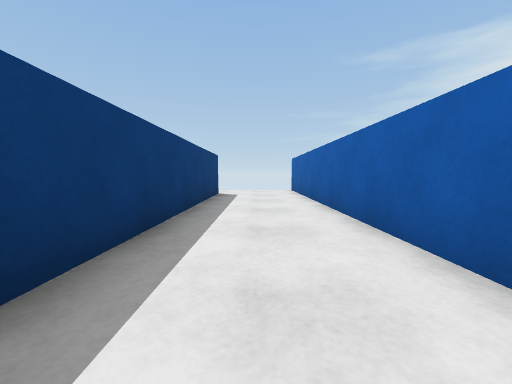
View 1 (above)

16 first-person views from a walk through a robot-simulator world made for Webots. The camera is 0.36 m above the floor, tilts 4° down and sees 90° across. The floor is counted in squares, 0.5 m on a side. Each view is taken from the middle of a square. On the plan, view 1 faces up. The plan holds only what a view shows up to about 9 squares ahead; the rest is blank. The place goes on beyond the plan. Robots are left out. Webots' stock objects and surfaces are drawn as simple stand-ins.

View 2
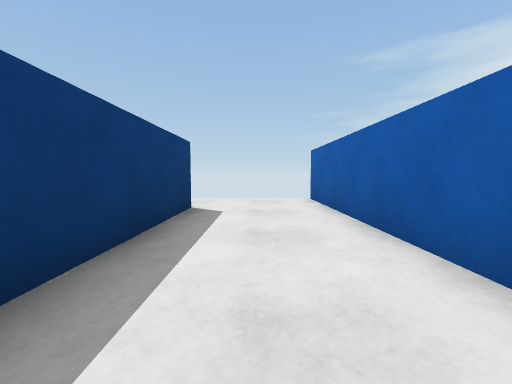

View 3
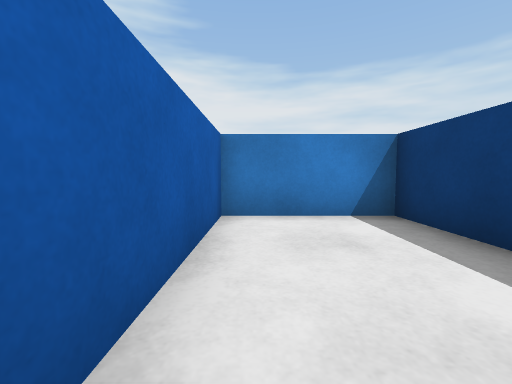

View 4
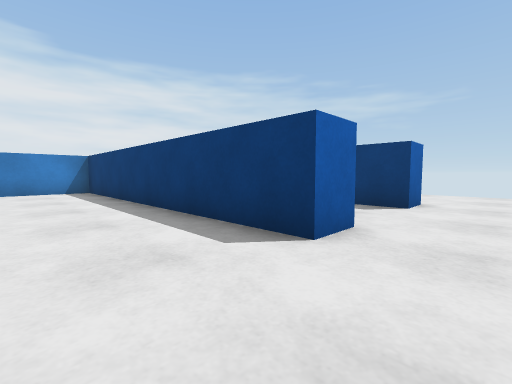

View 5
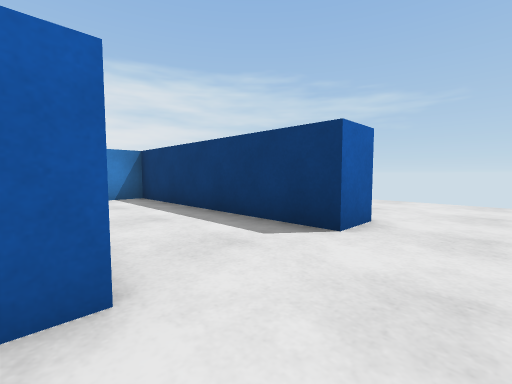

View 6
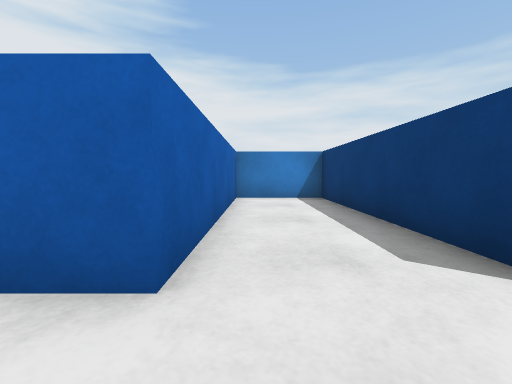

View 7
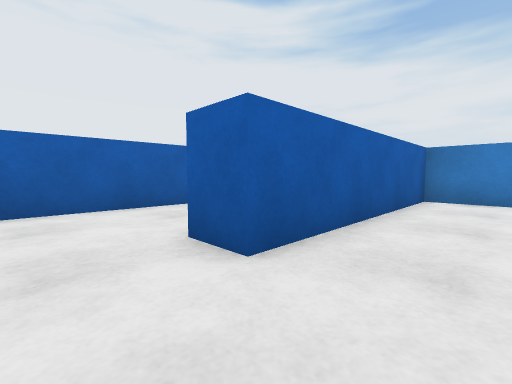

View 8
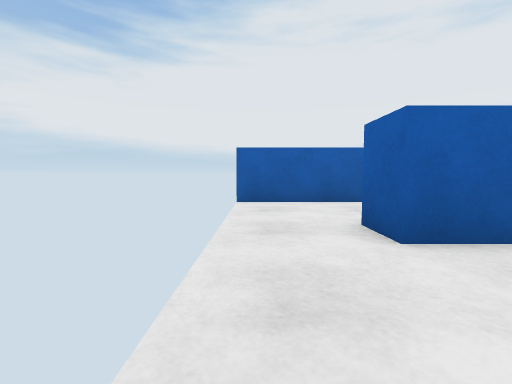

View 9
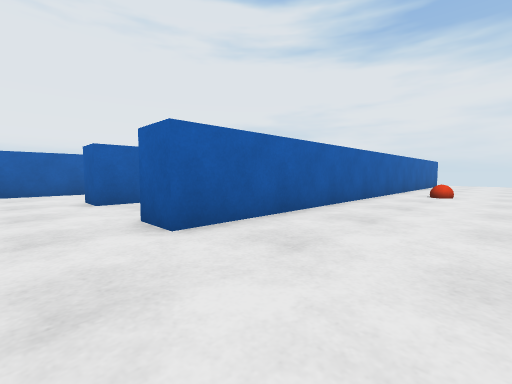

View 10
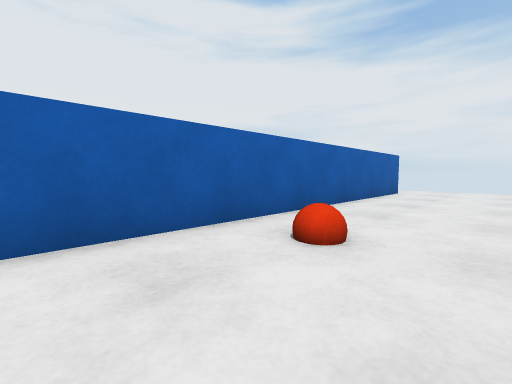

View 11
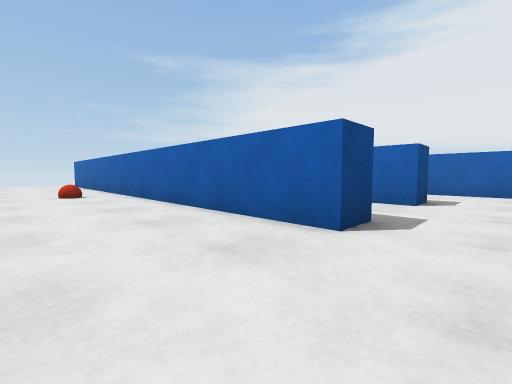

View 12
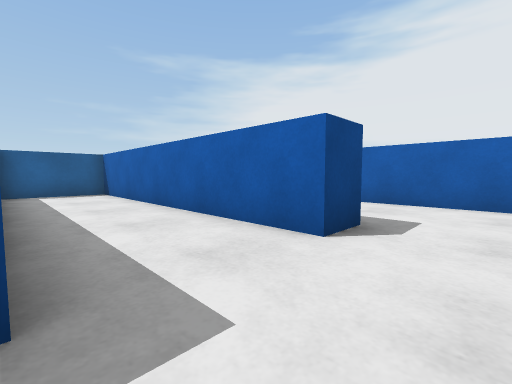

View 13
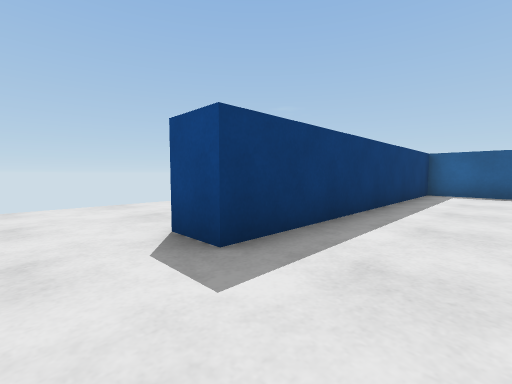

View 14
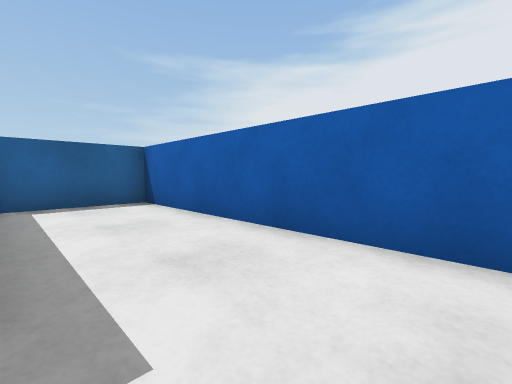

View 15
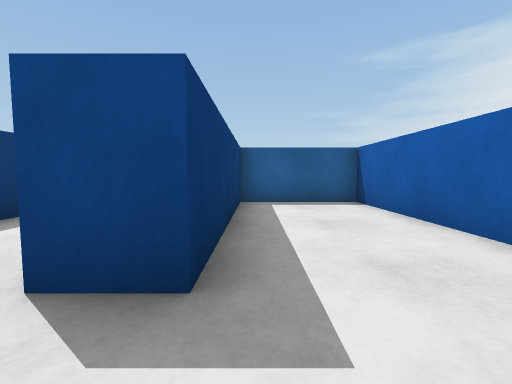

View 16
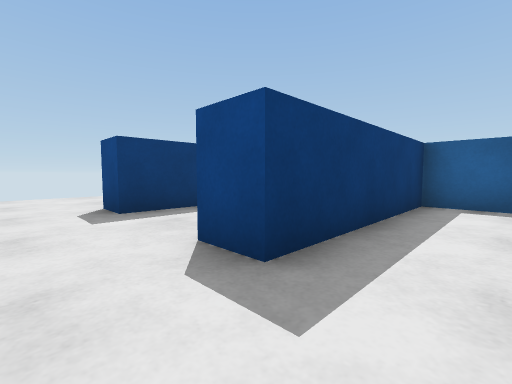

### Floor plan
Ten units are one square. View 1 is at (0, 0); x grows to the right and y downward. Boxes are objects, and circles mark ways between rooms. Rooms are numbered by the first view taken in them; rooms with no view inside come last. Other rooms are left out.
<svg viewBox="-90 -120 111 206">
<path fill="none" stroke="#000" d="M-24 -95 -14 -95 -14 4 16 4 16 -115M-50 -95 -50 -32 -24 -32 -24 -95M-60 65 -60 -95 -50 -95M-14 65 -24 65 -24 -22 -50 -22 -50 65 -60 65M16 81 16 14 -14 14 -14 65"/>
<rect x="-85" y="-25" width="20" height="20" fill="#bbb"><title>red ball</title></rect>
<circle cx="-20" cy="-105" r="3" fill="#2a7"/>
<circle cx="-55" cy="-105" r="3" fill="#2a7"/>
<circle cx="-55" cy="75" r="3" fill="#2a7"/>
<circle cx="-20" cy="75" r="3" fill="#2a7"/>
<text x="0" y="-60">1</text>
<text x="-40" y="-80">2</text>
<text x="-80" y="-20">3</text>
<text x="-40" y="40">4</text>
<text x="0" y="50">5</text>
</svg>
Room 1 opens to room 2. Room 2 opens to room 3. Room 3 opens to room 4. Room 4 opens to room 5.

Where each view was taken, in squares from view 1:
view 1: 0 up, 0 right, facing up
view 2: 4 up, 0 right, facing up
view 3: 4 up, 1 right, facing down
view 4: 11 up, 1 right, facing down-left
view 5: 11 up, 2 left, facing down-left
view 6: 11 up, 3 left, facing down
view 7: 11 up, 4 left, facing down-right
view 8: 11 up, 5 left, facing right
view 9: 11 up, 9 left, facing down-right
view 10: 4 up, 9 left, facing down-right
view 11: 8 down, 9 left, facing up-right
view 12: 8 down, 5 left, facing up-right
view 13: 8 down, 3 left, facing up-left
view 14: 8 down, 1 left, facing up-right
view 15: 8 down, 1 left, facing up
view 16: 8 down, 0 right, facing up-left
